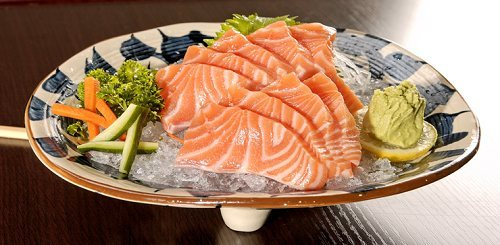
#> input picture ImageProcessing/Images/test.jpg, 500 x 245 px, found by its file name
$ python edgeTest.py
#> lines starting #> are read from the running program, lines starting #| are printed output that depends on the picture
#!/usr/bin/env python3
import cv2
#import numpy as np
from matplotlib import pyplot as plt
#import os
#os.chdir("C:\\Users\matty\Pictures\Saved Pictures")

img = cv2.imread('Test.jpg',0)
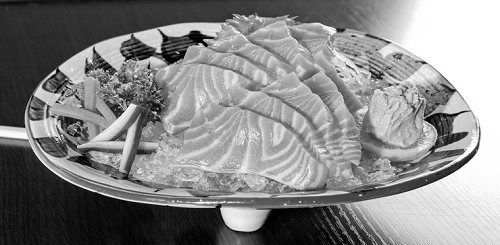
#> img: shape (245, 500); min 0, max 255, mean 135.6
#img = cv2.resize(img,(1920,1080))
cv2.imshow("Image",img)
#x,y = 1,1
#for i in range(100):
edges = cv2.Canny(img,50,150)
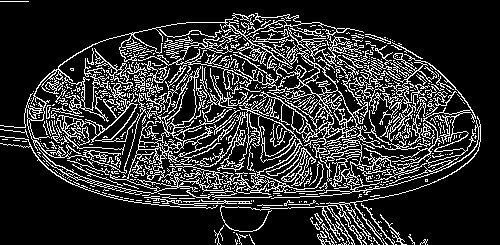
#> edges: shape (245, 500); 18.3% white in thin lines or dots
#plt.subplot(122)
plt.imshow(edges,cmap = 'gray')

#x += 1
    #y+=2
plt.show()
